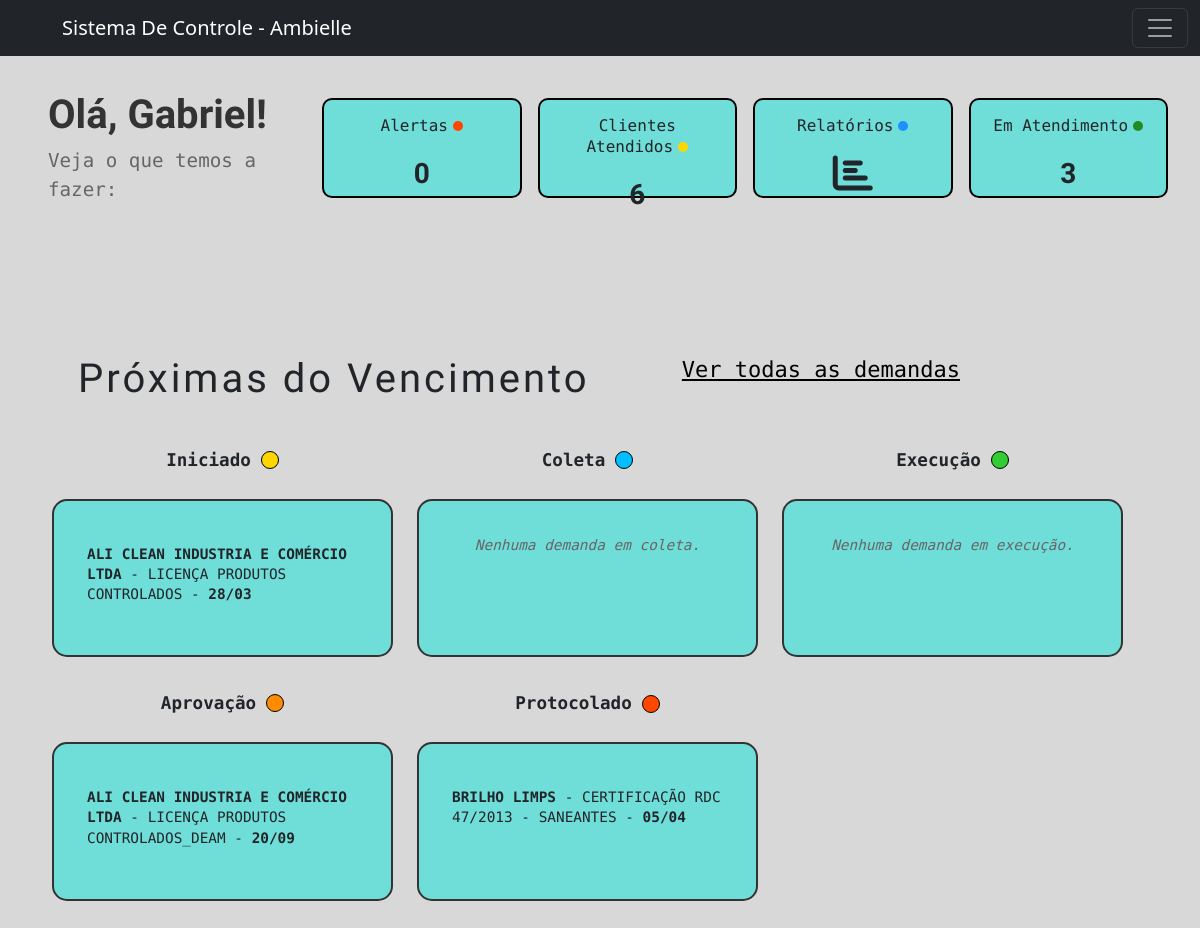
Before: /ambielle/ (signed in) with the older database file.
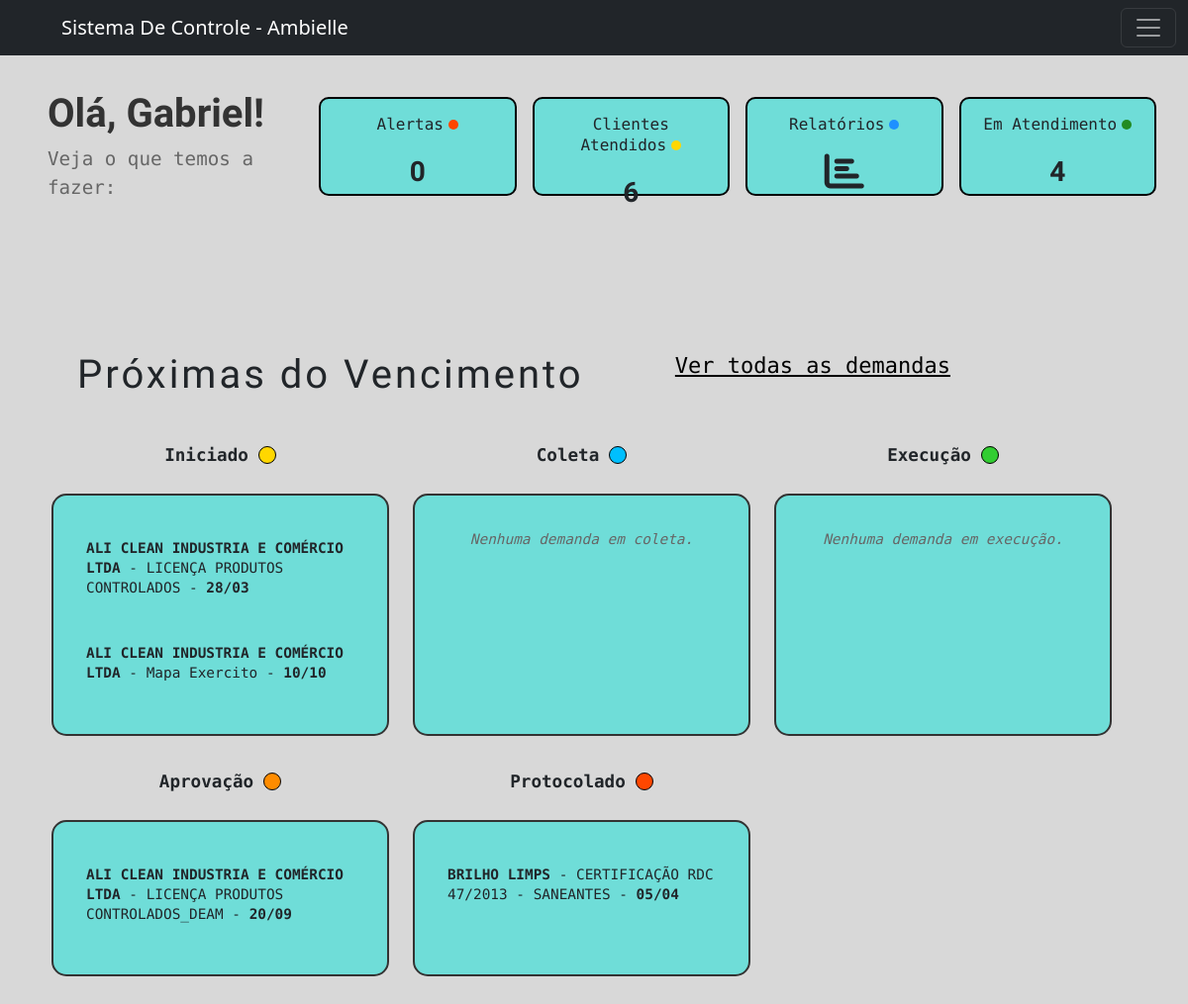
After: the same page with the newer database file.
### workflow/models.py (models this page shows, shortened)
class Tarefa(models.Model):
    STATUS_CHOICES = [
        ('Iniciado', 'Iniciado'),
        ('Coleta De Informações', 'Coleta de Informações'),
        ('Execucao', 'Execução'),
        ('Aprovação Cliente', 'Aprovação Cliente'),
        ('Concluído', 'Concluído'),
        ('Encerrado', 'Encerrado'),
        ('Protocolado', 'Protocolado'),  # Nova opção adicionada
    ]
    tipo_servico = models.ForeignKey(TipoServico, on_delete=models.CASCADE, related_name="tarefas")
    cliente = models.ForeignKey(Cliente, on_delete=models.CASCADE)
    status = models.CharField(max_length=50, choices=STATUS_CHOICES, default='iniciado')
    data_inicio = models.DateField(default=timezone.now)
    prazo_final = models.DateField(null=True, blank=True)
    observacoes = models.TextField(blank=True, null=True)
    valor_total_servico = models.DecimalField(max_digits=10, decimal_places=2, blank=True, null=True)

class Cliente(models.Model):
    nome = models.CharField(max_length=255)
    endereco = models.CharField(max_length=255)
    numero = models.IntegerField(null=True)
    bairro = models.CharField(max_length=255, blank=True, null=True)
    razao_social = models.CharField(max_length=255, blank=True, null=True)
    telefone = models.CharField(max_length=15)
    email = models.EmailField()
    contato_principal = models.CharField(max_length=255)
    contato_secundario = models.CharField(max_length=255, blank=True, null=True)
    proposta_link = models.URLField(blank=True, null=True)
    cnpj = models.CharField(max_length=15)
    def __str__(self):
        return f"{self.nome}"

class TipoServico(models.Model):
    nome = models.CharField(max_length=50, unique=True)
    orgao = models.CharField(max_length=50, blank=True)
    def __str__(self):
        return f"{self.nome}"

### workflow/views/getPage.py (the view)
# urls.py: path('ambielle/', views.index, name='index'),
@login_required(login_url='workflow:login')
def index(request):
    title = 'Home'
    if request.method == 'POST':
        form = SuporteForm(request.POST)
        if form.is_valid():
            form.save()
            return redirect('workflow:index')  # Redireciona para uma lista de suporte após sucesso
    else:
        form = SuporteForm()
    limite = datetime.today().date() + timedelta(days=30)  # Licenças vencendo nos próximos 30 dias
    licencas_proximas = Licenca.objects.filter(data_vencimento__lte=limite)
    clientes = Cliente.objects.count()
    form = CreateTarefaForm()
    status_choices = Tarefa.STATUS_CHOICES
    hoje = timezone.now().date()
    data_limite = hoje + timedelta(days=450)
    demandas_execucao = Tarefa.objects.filter(status='Execucao', prazo_final__lte=data_limite).order_by('prazo_final')
    demandas_aprovacao = Tarefa.objects.filter(status='Aprovação Cliente', prazo_final__lte=data_limite).order_by('prazo_final')
    demandas_coleta = Tarefa.objects.filter(status='Coleta De Informações', prazo_final__lte=data_limite).order_by('prazo_final')
    demandas_iniciado = Tarefa.objects.filter(status='Iniciado', prazo_final__lte=data_limite).order_by('prazo_final')
    demandas_protocolado = Tarefa.objects.filter(status='Protocolado', prazo_final__lte=data_limite).order_by('prazo_final')
    tarefas_em_aberto = (
        demandas_aprovacao.count() +
        demandas_coleta.count() +
        demandas_execucao.count() +
        demandas_iniciado.count() +
        demandas_protocolado.count()
    )
    context ={
        'form': form,
        'title': title,
        'demandas_execucao': demandas_execucao,
        'demandas_aprovacao': demandas_aprovacao,
        'demandas_coleta': demandas_coleta,
        'demandas_iniciado': demandas_iniciado,
        'demandas_protocolado': demandas_protocolado,
        'clientes': clientes,
        'tarefas_em_aberto': tarefas_em_aberto,
        'licencas': licencas_proximas,
        'status_choices': status_choices
    }
    return render(
        request,
        'workflow/home.html',
        context,
    )

### workflow/templates/workflow/home.html (shortened to what the changed rows need)
{% extends 'global/base.html' %}
{% load static %}
{% block content %}
  <main>
    <section class="dashboard-overview">
      <div class="container-fluid">
        <div class="row align-items-center">
          <div class="col-lg-3 col-md-4">
            <div class="saudacao">
              <h1>Olá, <strong>{{ user.first_name }}</strong>!</h1>
            </div>
          </div>
          <div class="col-lg-9 col-md-8">
            <div class="row g-3">
              <div class="col-xl-3 col-lg-3 col-md-6 col-sm-6">
                <div class="cardHome" id="alertCard" role="button" tabindex="0" aria-label="Ver alertas de licenças">
                  <h2>Alertas<span class="dot orange" aria-hidden="true"></span></h2>
                </div>
              </div>
              <div class="col-xl-3 col-lg-3 col-md-6 col-sm-6">
                <div class="cardHome" id="clientesCard" role="button" tabindex="0" aria-label="Ver clientes atendidos">
                  <h2>Clientes Atendidos<span class="dot yellow" aria-hidden="true"></span></h2>
                </div>
              </div>
              <div class="col-xl-3 col-lg-3 col-md-6 col-sm-6">
                <div class="cardHome" id="relatoriosCard" role="button" tabindex="0" aria-label="Gerar relatórios">
                  <h2>Relatórios<span class="dot blue" aria-hidden="true"></span></h2>
                </div>
              </div>
              <div class="col-xl-3 col-lg-3 col-md-6 col-sm-6">
                <div class="cardHome" id="emAtendimentoCard" role="button" tabindex="0" aria-label="Tarefas em atendimento">
                  <h2>Em Atendimento<span class="dot green" aria-hidden="true"></span></h2>
                  <div class="progress-info">
                    <span class="numberof">{{ tarefas_em_aberto }}</span>
                  </div>
                </div>
              </div>
            </div>
          </div>
        </div>
      </div>
    </section>
    <section class="demand-section">
      <div class="demand-container">
        <div class="prox-demanda">
          <div class="principal">
            <h2>Próximas do Vencimento</h2>
          </div>
        </div>
        <div class="demand-cards-wrapper">
          <div class="demand-cards-status">
            <div class="demand-card">
              {% for demanda in demandas_iniciado %}
                <div class="tarefa-clicavel"
                     data-id="{{ demanda.id }}"
                     data-status="{{ demanda.status }}"
                     role="button"
                     tabindex="0"
                     aria-label="Editar tarefa {{ demanda.cliente }} - {{ demanda.tipo_servico }}">
                  <p>
                    <strong>{{ demanda.cliente|upper }}</strong> - {{ demanda.tipo_servico }} -
                    <strong>{{ demanda.prazo_final|date:'d/m' }}</strong>
                  </p>
                </div>
              {% empty %}
                <p class="empty-state">Nenhuma demanda iniciada.</p>
              {% endfor %}
            </div>
          </div>
          <div class="demand-cards-status">
            <div class="demand-card">
              {% for demanda in demandas_aprovacao %}
                <div class="tarefa-clicavel"
                     data-id="{{ demanda.id }}"
                     data-status="{{ demanda.status }}"
                     role="button"
                     tabindex="0"
                     aria-label="Editar tarefa {{ demanda.cliente }} - {{ demanda.tipo_servico }}">
                  <p>
                    <strong>{{ demanda.cliente|upper }}</strong> - {{ demanda.tipo_servico }} -
                    <strong>{{ demanda.prazo_final|date:'d/m' }}</strong>
                  </p>
                </div>
              {% empty %}
                <p class="empty-state">Nenhuma demanda em aprovação.</p>
              {% endfor %}
            </div>
          </div>
          <div class="demand-cards-status">
            <div class="demand-card">
              {% for demanda in demandas_protocolado %}
                <div class="tarefa-clicavel"
                     data-id="{{ demanda.id }}"
                     data-status="{{ demanda.status }}"
                     role="button"
                     tabindex="0"
                     aria-label="Editar tarefa {{ demanda.cliente }} - {{ demanda.tipo_servico }}">
                  <p>
                    <strong>{{ demanda.cliente|upper }}</strong> - {{ demanda.tipo_servico }} -
                    <strong>{{ demanda.prazo_final|date:'d/m' }}</strong>
                  </p>
                </div>
              {% empty %}
                <p class="empty-state">Nenhuma demanda protocolada.</p>
              {% endfor %}
            </div>
          </div>
        </div>
      </div>
    </section>
  </main>
{% endblock %}

Changed rows visible on the page:
added Tarefa: cliente "ALI CLEAN INDUSTRIA E COMÉRCIO LTDA", tipo_servico "Mapa Exercito", prazo_final "10/10", shown under "Iniciado"
Other visible differences:
{{ tarefas_em_aberto }}: "3" → "4"
